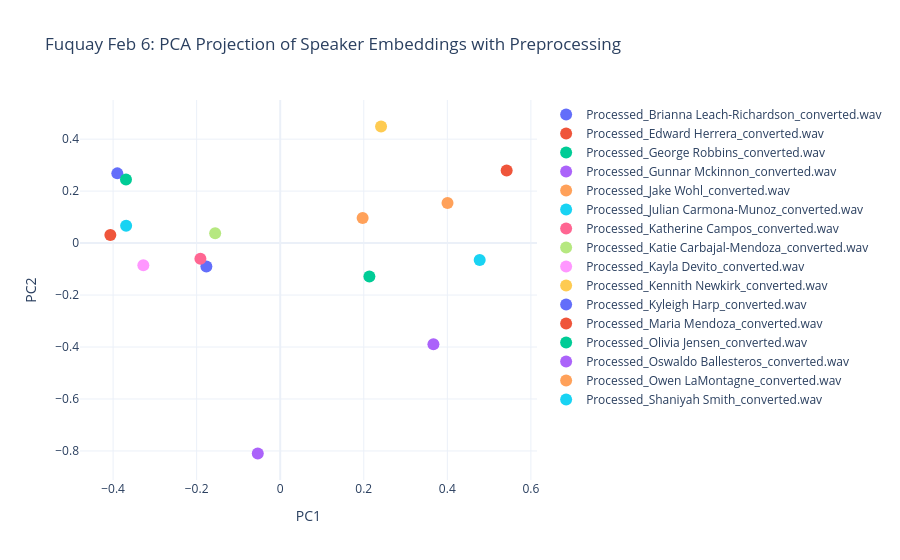

The notebook cell this image was saved under:
### Code cell
import numpy as np
from sklearn.decomposition import PCA
import pandas as pd
import plotly.express as px

# Load embeddings
npz = np.load("Ground Truth Embeddings/embeddings.npz")
keys = list(npz.keys())
X = np.stack([npz[k] for k in keys])

# Optional: normalize for cosine geometry (recommended)
X = X / np.linalg.norm(X, axis=1, keepdims=True)

# PCA
pca = PCA(n_components=2)
X_2d = pca.fit_transform(X)

print("Explained variance ratio:", pca.explained_variance_ratio_)

# Labels (match your matplotlib legend logic)
labels = [k.split("/")[-1] for k in keys]

# Put into a DataFrame for Plotly
df = pd.DataFrame({
    "PC1": X_2d[:, 0],
    "PC2": X_2d[:, 1],
    "label": labels,
    "key": keys,  # full key/path for hover if you want it
})

fig = px.scatter(
    df,
    x="PC1",
    y="PC2",
    color="label",                 # different colors per point/label
    hover_name="label",            # big bold title in hover
    hover_data={"key": True, "PC1": ":.4f", "PC2": ":.4f", "label": False},
    title="Fuquay Feb 6: PCA Projection of Speaker Embeddings with Preprocessing",
)

fig.update_traces(marker=dict(size=12))
fig.update_layout(
    xaxis_title="PC1",
    yaxis_title="PC2",
    legend_title_text="",
    template="plotly_white",
)

fig.show()

### Figure 1 — Plotly figure (JSON) as saved in the notebook; plotly's stock layout.template omitted (floating-point values rounded to 4 significant figures)
{"data": [{"customdata": [["Processed_Brianna Leach-Richardson_converted.wav", "Processed_Brianna Leach-Richardson_converted.wav"]], "hovertemplate": "<b>%{hovertext}</b><br><br>PC1=%{x:.4f}<br>PC2=%{y:.4f}<br>key=%{customdata[0]}<extra></extra>", "hovertext": ["Processed_Brianna Leach-Richardson_converted.wav"], "legendgroup": "Processed_Brianna Leach-Richardson_converted.wav", "marker": {"color": "#636efa", "size": 12, "symbol": "circle"}, "mode": "markers", "name": "Processed_Brianna Leach-Richardson_converted.wav", "orientation": "v", "showlegend": true, "type": "scatter", "x": [-0.1767], "xaxis": "x", "y": [-0.08979], "yaxis": "y"}, {"customdata": [["Processed_Edward Herrera_converted.wav", "Processed_Edward Herrera_converted.wav"]], "hovertemplate": "<b>%{hovertext}</b><br><br>PC1=%{x:.4f}<br>PC2=%{y:.4f}<br>key=%{customdata[0]}<extra></extra>", "hovertext": ["Processed_Edward Herrera_converted.wav"], "legendgroup": "Processed_Edward Herrera_converted.wav", "marker": {"color": "#EF553B", "size": 12, "symbol": "circle"}, "mode": "markers", "name": "Processed_Edward Herrera_converted.wav", "orientation": "v", "showlegend": true, "type": "scatter", "x": [0.542], "xaxis": "x", "y": [0.2796], "yaxis": "y"}, {"customdata": [["Processed_George Robbins_converted.wav", "Processed_George Robbins_converted.wav"]], "hovertemplate": "<b>%{hovertext}</b><br><br>PC1=%{x:.4f}<br>PC2=%{y:.4f}<br>key=%{customdata[0]}<extra></extra>", "hovertext": ["Processed_George Robbins_converted.wav"], "legendgroup": "Processed_George Robbins_converted.wav", "marker": {"color": "#00cc96", "size": 12, "symbol": "circle"}, "mode": "markers", "name": "Processed_George Robbins_converted.wav", "orientation": "v", "showlegend": true, "type": "scatter", "x": [0.2135], "xaxis": "x", "y": [-0.1286], "yaxis": "y"}, {"customdata": [["Processed_Gunnar Mckinnon_converted.wav", "Processed_Gunnar Mckinnon_converted.wav"]], "hovertemplate": "<b>%{hovertext}</b><br><br>PC1=%{x:.4f}<br>PC2=%{y:.4f}<br>key=%{customdata[0]}<extra></extra>", "hovertext": ["Processed_Gunnar Mckinnon_converted.wav"], "legendgroup": "Processed_Gunnar Mckinnon_converted.wav", "marker": {"color": "#ab63fa", "size": 12, "symbol": "circle"}, "mode": "markers", "name": "Processed_Gunnar Mckinnon_converted.wav", "orientation": "v", "showlegend": true, "type": "scatter", "x": [-0.05367], "xaxis": "x", "y": [-0.8098], "yaxis": "y"}, {"customdata": [["Processed_Jake Wohl_converted.wav", "Processed_Jake Wohl_converted.wav"]], "hovertemplate": "<b>%{hovertext}</b><br><br>PC1=%{x:.4f}<br>PC2=%{y:.4f}<br>key=%{customdata[0]}<extra></extra>", "hovertext": ["Processed_Jake Wohl_converted.wav"], "legendgroup": "Processed_Jake Wohl_converted.wav", "marker": {"color": "#FFA15A", "size": 12, "symbol": "circle"}, "mode": "markers", "name": "Processed_Jake Wohl_converted.wav", "orientation": "v", "showlegend": true, "type": "scatter", "x": [0.4005], "xaxis": "x", "y": [0.1545], "yaxis": "y"}, {"customdata": [["Processed_Julian Carmona-Munoz_converted.wav", "Processed_Julian Carmona-Munoz_converted.wav"]], "hovertemplate": "<b>%{hovertext}</b><br><br>PC1=%{x:.4f}<br>PC2=%{y:.4f}<br>key=%{customdata[0]}<extra></extra>", "hovertext": ["Processed_Julian Carmona-Munoz_converted.wav"], "legendgroup": "Processed_Julian Carmona-Munoz_converted.wav", "marker": {"color": "#19d3f3", "size": 12, "symbol": "circle"}, "mode": "markers", "name": "Processed_Julian Carmona-Munoz_converted.wav", "orientation": "v", "showlegend": true, "type": "scatter", "x": [0.4775], "xaxis": "x", "y": [-0.06533], "yaxis": "y"}, {"customdata": [["Processed_Katherine Campos_converted.wav", "Processed_Katherine Campos_converted.wav"]], "hovertemplate": "<b>%{hovertext}</b><br><br>PC1=%{x:.4f}<br>PC2=%{y:.4f}<br>key=%{customdata[0]}<extra></extra>", "hovertext": ["Processed_Katherine Campos_converted.wav"], "legendgroup": "Processed_Katherine Campos_converted.wav", "marker": {"color": "#FF6692", "size": 12, "symbol": "circle"}, "mode": "markers", "name": "Processed_Katherine Campos_converted.wav", "orientation": "v", "showlegend": true, "type": "scatter", "x": [-0.191], "xaxis": "x", "y": [-0.06024], "yaxis": "y"}, {"customdata": [["Processed_Katie Carbajal-Mendoza_converted.wav", "Processed_Katie Carbajal-Mendoza_converted.wav"]], "hovertemplate": "<b>%{hovertext}</b><br><br>PC1=%{x:.4f}<br>PC2=%{y:.4f}<br>key=%{customdata[0]}<extra></extra>", "hovertext": ["Processed_Katie Carbajal-Mendoza_converted.wav"], "legendgroup": "Processed_Katie Carbajal-Mendoza_converted.wav", "marker": {"color": "#B6E880", "size": 12, "symbol": "circle"}, "mode": "markers", "name": "Processed_Katie Carbajal-Mendoza_converted.wav", "orientation": "v", "showlegend": true, "type": "scatter", "x": [-0.1557], "xaxis": "x", "y": [0.03788], "yaxis": "y"}, {"customdata": [["Processed_Kayla Devito_converted.wav", "Processed_Kayla Devito_converted.wav"]], "hovertemplate": "<b>%{hovertext}</b><br><br>PC1=%{x:.4f}<br>PC2=%{y:.4f}<br>key=%{customdata[0]}<extra></extra>", "hovertext": ["Processed_Kayla Devito_converted.wav"], "legendgroup": "Processed_Kayla Devito_converted.wav", "marker": {"color": "#FF97FF", "size": 12, "symbol": "circle"}, "mode": "markers", "name": "Processed_Kayla Devito_converted.wav", "orientation": "v", "showlegend": true, "type": "scatter", "x": [-0.3276], "xaxis": "x", "y": [-0.08522], "yaxis": "y"}, {"customdata": [["Processed_Kennith Newkirk_converted.wav", "Processed_Kennith Newkirk_converted.wav"]], "hovertemplate": "<b>%{hovertext}</b><br><br>PC1=%{x:.4f}<br>PC2=%{y:.4f}<br>key=%{customdata[0]}<extra></extra>", "hovertext": ["Processed_Kennith Newkirk_converted.wav"], "legendgroup": "Processed_Kennith Newkirk_converted.wav", "marker": {"color": "#FECB52", "size": 12, "symbol": "circle"}, "mode": "markers", "name": "Processed_Kennith Newkirk_converted.wav", "orientation": "v", "showlegend": true, "type": "scatter", "x": [0.2414], "xaxis": "x", "y": [0.4487], "yaxis": "y"}, {"customdata": [["Processed_Kyleigh Harp_converted.wav", "Processed_Kyleigh Harp_converted.wav"]], "hovertemplate": "<b>%{hovertext}</b><br><br>PC1=%{x:.4f}<br>PC2=%{y:.4f}<br>key=%{customdata[0]}<extra></extra>", "hovertext": ["Processed_Kyleigh Harp_converted.wav"], "legendgroup": "Processed_Kyleigh Harp_converted.wav", "marker": {"color": "#636efa", "size": 12, "symbol": "circle"}, "mode": "markers", "name": "Processed_Kyleigh Harp_converted.wav", "orientation": "v", "showlegend": true, "type": "scatter", "x": [-0.3899], "xaxis": "x", "y": [0.2683], "yaxis": "y"}, {"customdata": [["Processed_Maria Mendoza_converted.wav", "Processed_Maria Mendoza_converted.wav"]], "hovertemplate": "<b>%{hovertext}</b><br><br>PC1=%{x:.4f}<br>PC2=%{y:.4f}<br>key=%{customdata[0]}<extra></extra>", "hovertext": ["Processed_Maria Mendoza_converted.wav"], "legendgroup": "Processed_Maria Mendoza_converted.wav", "marker": {"color": "#EF553B", "size": 12, "symbol": "circle"}, "mode": "markers", "name": "Processed_Maria Mendoza_converted.wav", "orientation": "v", "showlegend": true, "type": "scatter", "x": [-0.4065], "xaxis": "x", "y": [0.03104], "yaxis": "y"}, {"customdata": [["Processed_Olivia Jensen_converted.wav", "Processed_Olivia Jensen_converted.wav"]], "hovertemplate": "<b>%{hovertext}</b><br><br>PC1=%{x:.4f}<br>PC2=%{y:.4f}<br>key=%{customdata[0]}<extra></extra>", "hovertext": ["Processed_Olivia Jensen_converted.wav"], "legendgroup": "Processed_Olivia Jensen_converted.wav", "marker": {"color": "#00cc96", "size": 12, "symbol": "circle"}, "mode": "markers", "name": "Processed_Olivia Jensen_converted.wav", "orientation": "v", "showlegend": true, "type": "scatter", "x": [-0.3691], "xaxis": "x", "y": [0.2448], "yaxis": "y"}, {"customdata": [["Processed_Oswaldo Ballesteros_converted.wav", "Processed_Oswaldo Ballesteros_converted.wav"]], "hovertemplate": "<b>%{hovertext}</b><br><br>PC1=%{x:.4f}<br>PC2=%{y:.4f}<br>key=%{customdata[0]}<extra></extra>", "hovertext": ["Processed_Oswaldo Ballesteros_converted.wav"], "legendgroup": "Processed_Oswaldo Ballesteros_converted.wav", "marker": {"color": "#ab63fa", "size": 12, "symbol": "circle"}, "mode": "markers", "name": "Processed_Oswaldo Ballesteros_converted.wav", "orientation": "v", "showlegend": true, "type": "scatter", "x": [0.3667], "xaxis": "x", "y": [-0.3891], "yaxis": "y"}, {"customdata": [["Processed_Owen LaMontagne_converted.wav", "Processed_Owen LaMontagne_converted.wav"]], "hovertemplate": "<b>%{hovertext}</b><br><br>PC1=%{x:.4f}<br>PC2=%{y:.4f}<br>key=%{customdata[0]}<extra></extra>", "hovertext": ["Processed_Owen LaMontagne_converted.wav"], "legendgroup": "Processed_Owen LaMontagne_converted.wav", "marker": {"color": "#FFA15A", "size": 12, "symbol": "circle"}, "mode": "markers", "name": "Processed_Owen LaMontagne_converted.wav", "orientation": "v", "showlegend": true, "type": "scatter", "x": [0.1974], "xaxis": "x", "y": [0.09634], "yaxis": "y"}, {"customdata": [["Processed_Shaniyah Smith_converted.wav", "Processed_Shaniyah Smith_converted.wav"]], "hovertemplate": "<b>%{hovertext}</b><br><br>PC1=%{x:.4f}<br>PC2=%{y:.4f}<br>key=%{customdata[0]}<extra></extra>", "hovertext": ["Processed_Shaniyah Smith_converted.wav"], "legendgroup": "Processed_Shaniyah Smith_converted.wav", "marker": {"color": "#19d3f3", "size": 12, "symbol": "circle"}, "mode": "markers", "name": "Processed_Shaniyah Smith_converted.wav", "orientation": "v", "showlegend": true, "type": "scatter", "x": [-0.3688], "xaxis": "x", "y": [0.06688], "yaxis": "y"}], "layout": {"legend": {"title": {"text": ""}, "tracegroupgap": 0}, "title": {"text": "Fuquay Feb 6: PCA Projection of Speaker Embeddings with Preprocessing"}, "xaxis": {"anchor": "y", "domain": [0, 1], "title": {"text": "PC1"}}, "yaxis": {"anchor": "x", "domain": [0, 1], "title": {"text": "PC2"}}}}
